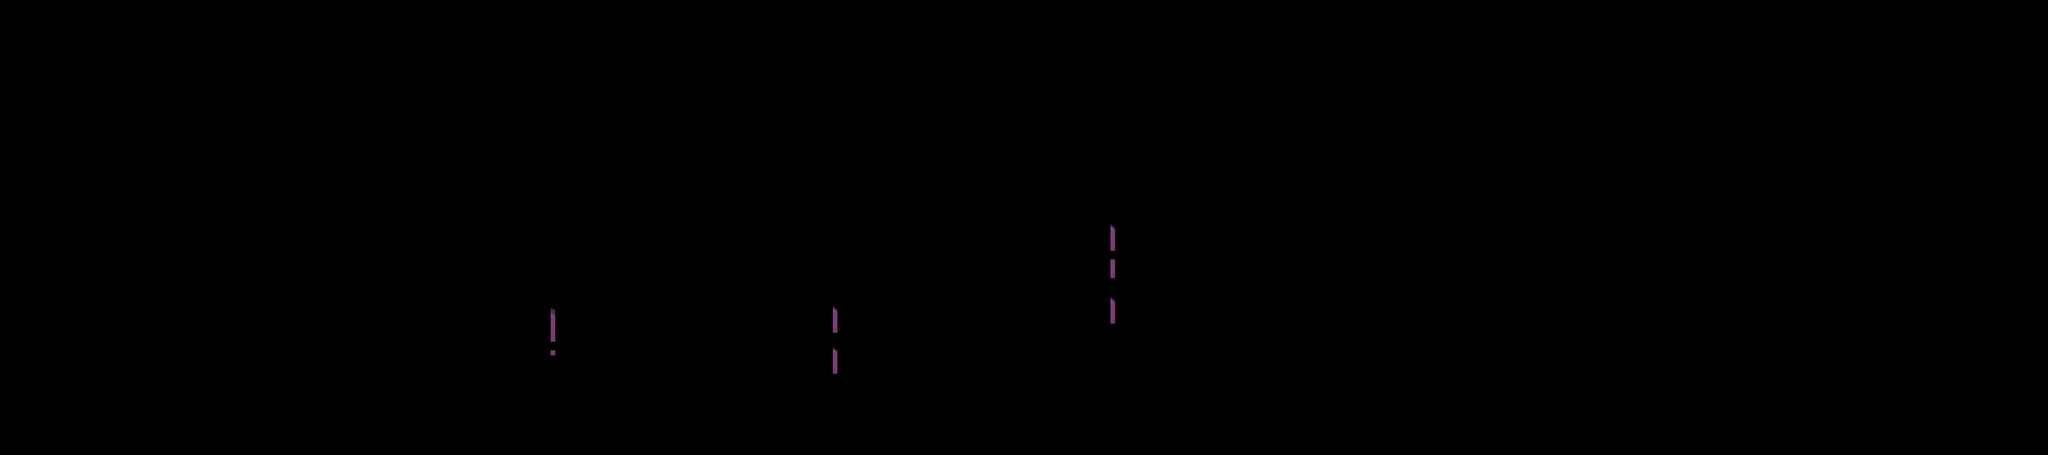

Tiled map render using the project's own tile images. Description and the map definition, with tile-layer contents summarised, below:
An orthogonal 450x100 tile map with 32x32 px tiles, 4 tile layers (derriere, lave, solides, devant) and 72 objects (4x stick).

<map version="1.8" tiledversion="1.8.2" orientation="orthogonal" renderorder="right-down" width="450" height="100" tilewidth="32" tileheight="32" infinite="0" nextlayerid="11" nextobjectid="258">
 <editorsettings>
  <export target="tableauTiled.json" format="json" />
 </editorsettings>
 <tileset firstgid="1" name="tilesheetFT" tilewidth="32" tileheight="32" tilecount="16200" columns="200">
  <image source="tilesheetFT.png" width="6400" height="2610" />
 </tileset>
 <layer id="5" name="derriere" width="450" height="100">
  <data>[45000 cells, 0 non-empty, 0 distinct tile ids]</data>
 </layer>
 <layer id="4" name="lave" width="450" height="100">
  <data>[45000 cells, 0 non-empty, 0 distinct tile ids]</data>
 </layer>
 <layer id="1" name="solides" width="450" height="100">
  <data>[45000 cells, 2358 non-empty, 132 distinct tile ids]</data>
 </layer>
 <layer id="3" name="devant" width="450" height="100">
  <data>[45000 cells, 0 non-empty, 0 distinct tile ids]</data>
 </layer>
 <objectgroup color="#ffaaff" id="10" name="Boss">
  <object id="249" x="10192" y="2552" width="120" height="128" />
 </objectgroup>
 <objectgroup color="#ff0000" id="9" name="colliders" tintcolor="#ff1111">
  <object id="123" x="0" y="3040" width="928" height="32" />
  <object id="127" name="stick" x="928" y="2784" width="32" height="272" />
  <object id="137" x="960" y="2784" width="256" height="24" />
  <object id="139" x="1216" y="2656" width="24" height="152" />
  <object id="141" x="1240" y="2656" width="112" height="24" />
  <object id="142" x="1352" y="2656" width="24" height="128" />
  <object id="143" x="1376" y="2784" width="512" height="24" />
  <object id="144" x="1888" y="2496" width="24" height="312" />
  <object id="145" x="1728" y="2528" width="96" height="32" />
  <object id="146" x="1536" y="2592" width="96" height="32" />
  <object id="147" x="1408" y="2720" width="96" height="32" />
  <object id="150" x="1912" y="2496" width="296" height="16" />
  <object id="154" x="2208" y="2496" width="1664" height="16" />
  <object id="161" name="stick" x="3872" y="2144" width="24" height="368" />
  <object id="163" x="3896" y="2144" width="552" height="32" />
  <object id="170" x="2176" y="2336" width="128" height="32" />
  <object id="171" x="2400" y="2240" width="128" height="32" />
  <object id="172" x="2752" y="2304" width="128" height="32" />
  <object id="173" x="2912" y="2400" width="128" height="32" />
  <object id="174" x="3136" y="2208" width="128" height="32" />
  <object id="181" x="4448" y="2144" width="192" height="64" />
  <object id="182" x="4640" y="2208" width="64" height="64" />
  <object id="184" x="4704" y="2272" width="64" height="64" />
  <object id="185" x="4768" y="2336" width="64" height="64" />
  <object id="186" x="4832" y="2400" width="64" height="64" />
  <object id="188" x="4896" y="2464" width="64" height="64" />
  <object id="189" x="4960" y="2528" width="64" height="64" />
  <object id="190" x="5024" y="2592" width="64" height="64" />
  <object id="191" x="5088" y="2656" width="768" height="32" />
  <object id="194" name="stick" x="5856" y="2080" width="32" height="608" />
  <object id="195" x="5248" y="2496" width="128" height="32" />
  <object id="196" x="5536" y="2400" width="128" height="32" />
  <object id="197" x="5888" y="2080" width="576" height="32" />
  <object id="199" x="6464" y="2016" width="192" height="96" />
  <object id="200" x="6656" y="1952" width="192" height="128" />
  <object id="201" x="6848" y="1888" width="192" height="128" />
  <object id="207" x="7008" y="2016" width="32" height="608" />
  <object id="208" x="7040" y="2600" width="800" height="32" />
  <object id="209" x="7808" y="2336" width="32" height="256" />
  <object id="210" name="stick" x="7808" y="1504" width="32" height="832" />
  <object id="213" x="7200" y="2144" width="128" height="32" />
  <object id="220" x="7840" y="1504" width="640" height="32" />
  <object id="222" x="8480" y="1152" width="448" height="64" />
  <object id="223" x="8480" y="1216" width="56" height="320" />
  <object id="224" x="8384" y="1280" width="96" height="32" />
  <object id="226" x="8096" y="1216" width="128" height="32" />
  <object id="229" x="8864" y="1216" width="64" height="1600" />
  <object id="232" x="8928" y="2688" width="1440" height="128" />
  <object id="233" x="9728" y="832" width="64" height="1664" />
  <object id="235" x="9056" y="1376" width="128" height="32" />
  <object id="236" x="9568" y="1536" width="128" height="32" />
  <object id="237" x="9056" y="1728" width="128" height="32" />
  <object id="238" x="9536" y="1920" width="128" height="32" />
  <object id="239" x="9344" y="2016" width="128" height="32" />
  <object id="240" x="9024" y="2208" width="128" height="32" />
  <object id="241" x="9536" y="2336" width="128" height="32" />
  <object id="250" x="0" y="2616" width="8" height="424" />
  <object id="252" x="10368" y="1848" width="16" height="840" />
  <object id="254" x="544" y="2944" width="128" height="32" />
  <object id="256" x="8128" y="1376" width="128" height="32" />
 </objectgroup>
 <objectgroup color="#0000ff" id="7" name="Ennemies au sol">
  <object id="166" x="2464" y="2432" width="96" height="64" />
  <object id="167" x="3392" y="2432" width="128" height="64" />
  <object id="177" x="5448" y="2592" width="96" height="64" />
  <object id="244" x="9048" y="2160" width="64" height="48" />
  <object id="247" x="9048" y="2624" width="72" height="64" />
 </objectgroup>
 <objectgroup color="#fff238" id="8" name="EnnemieVolant">
  <object id="168" x="4096" y="1888" width="120" height="96" />
  <object id="176" x="5048" y="2272" width="104" height="88" />
  <object id="205" x="7536" y="2032" width="64" height="64" />
  <object id="206" x="7224" y="2296" width="64" height="56" />
  <object id="242" x="9280" y="1480" width="72" height="72" />
  <object id="243" x="9488" y="1088" width="72" height="72" />
 </objectgroup>
</map>
